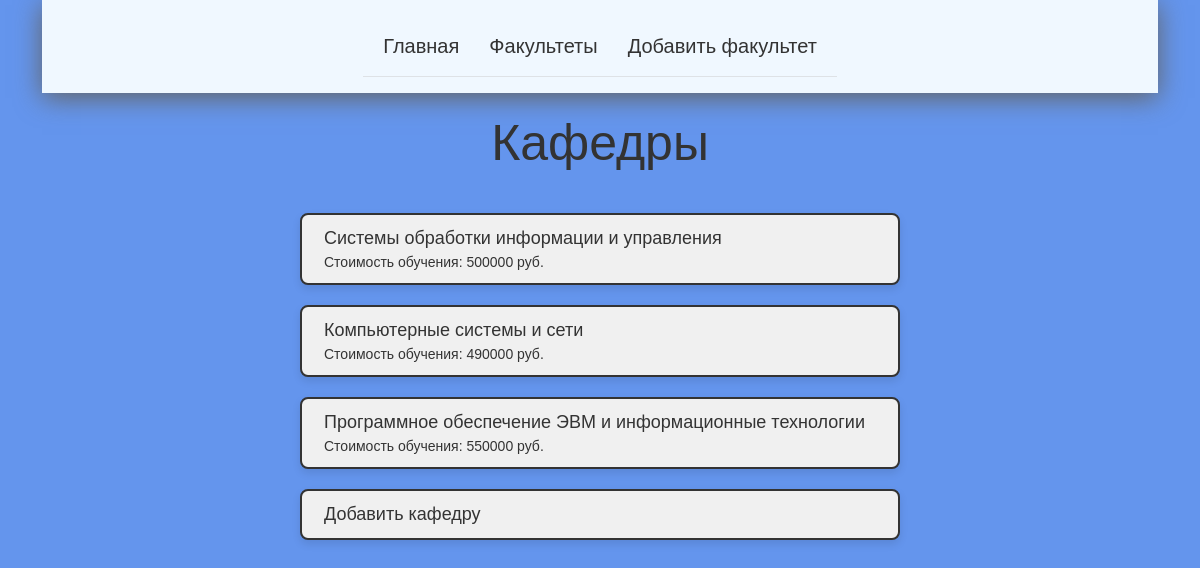
Page /faculties/departments/id=1 on the committed database.
### app.py (models this page shows)
class Department(db.Model):
    id = db.Column(db.Integer, primary_key=True)
    departmentName = db.Column(db.String(100), nullable=False)
    tuitionFee = db.Column(db.Integer, default=0)
    faculty_id = db.Column(db.Integer, db.ForeignKey('faculty.id'))

### app.py (the view)
@app.route("/faculties/departments/id=<int:faculty_id>")
def departments(faculty_id):
    departments = Department.query.filter_by(faculty_id=faculty_id)
    return render_template('departments.html', departments=departments, faculty_id=faculty_id)

### templates/departments.html (shortened to what this page needs)
{% extends 'base.html' %}
{% block contentTitle %}
Кафедры
{% endblock %}
{% block content %}
{% for department in departments %}
<div class="row">
    <div class="rowMainLabel">{{ department.departmentName }}</div>
    <div class="rowSecondaryLabel">Стоимость обучения: {{ department.tuitionFee }} руб.</div>
</div>
{% endfor %}
<div class="row">
    <a href="/faculty_id={{ faculty_id }}/create_department" class="rowMainLabelRef">Добавить кафедру</a>
</div>
{% endblock %}

### static/css/main.css (style rules this page uses)
body { background-color: cornflowerblue; }
.row { width: 600px; background-color: #f0f0f0; border: 2px solid #333; border-radius: 8px; display: flex; align-items: center; margin: 20px auto; padding: 10px; box-shadow: 0 4px 8px rgba(0,0,0,0.1); }
.row .rowMainLabelRef { font-family: Arial, sans-serif; font-size: 18px; color: #333; text-align: left; text-decoration: none; }
.row .rowMainLabel { font-family: Arial, sans-serif; font-size: 18px; color: #333; text-align: left; text-decoration: none; }
.row .rowSecondaryLabel { font-family: Arial, sans-serif; font-size: 14px; color: #333; text-align: left; }

### rows in the picture
Department: departmentName "Системы обработки информации и управления", tuitionFee "500000"
Department: departmentName "Компьютерные системы и сети", tuitionFee "490000"
Department: departmentName "Программное обеспечение ЭВМ и информационные технологии", tuitionFee "550000"
